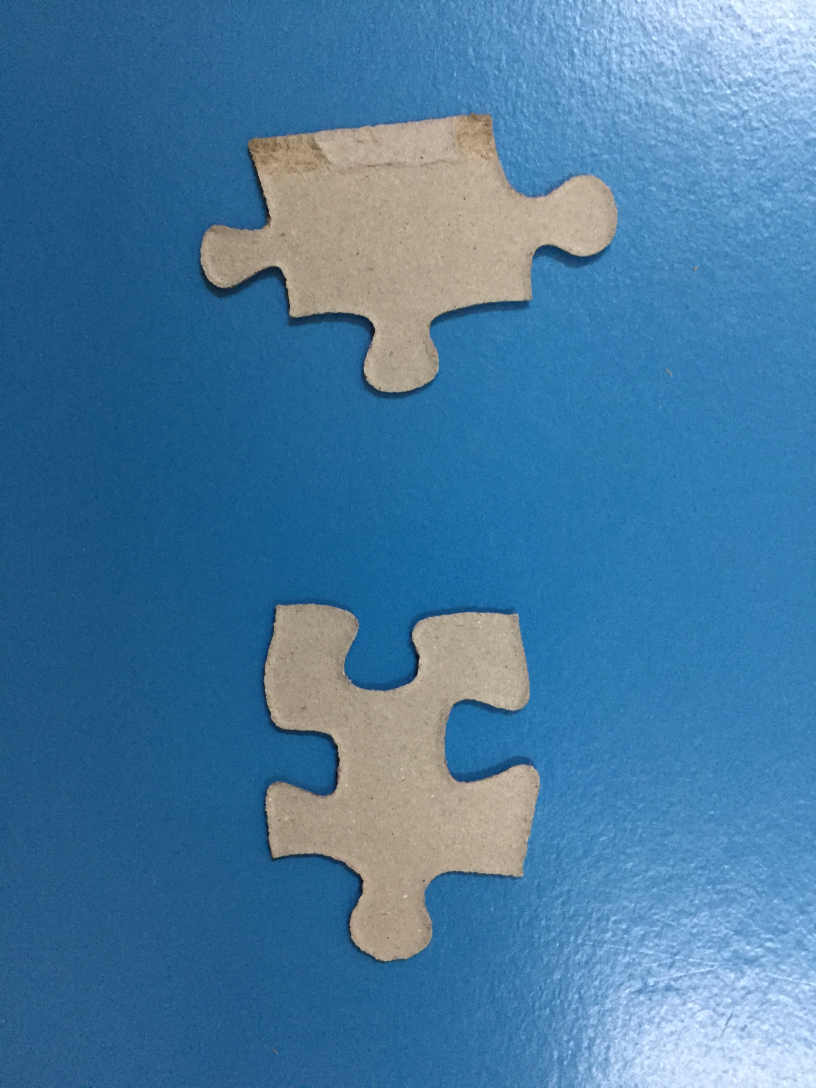
#> input picture pics/IMG-3865.JPG, 2448 x 3264 px (shown at 1/3 size)
$ python puzzle_solver.py   (Python 2 division)
#> lines starting #> are read from the running program, lines starting #| are printed output that depends on the picture; after the words box and inside, x2 and y2 are one past the last pixel; in counts of white or black regions, pixels touching at a corner belong together
# import the necessary packages
import imutils
import cv2
import numpy as np
from math import atan2

# load the image, convert it to grayscale, and blur it slightly
image = cv2.imread("pics/IMG-3865.JPG")
#> image is the input picture: shape (3264, 2448, 3); mean B, G, R 160.2, 121.6, 70.8
image = imutils.resize(image, width=500)
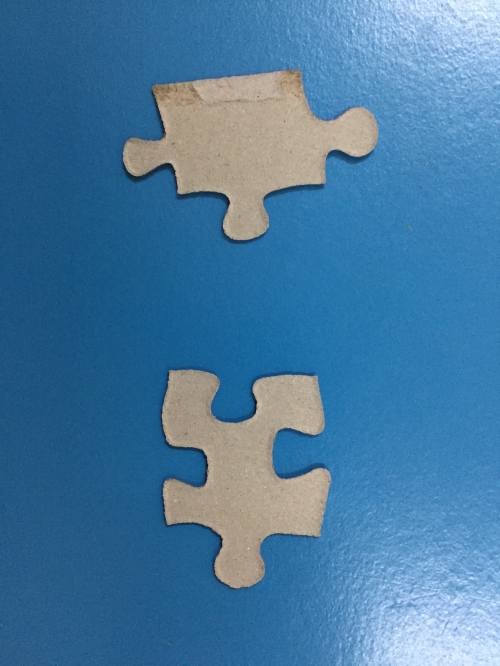
#> image: shape (666, 500, 3); mean B, G, R 160.2, 121.6, 70.8
# ratio = image.shape[0] / float(resized.shape[0])
gray = cv2.cvtColor(image, cv2.COLOR_BGR2GRAY)
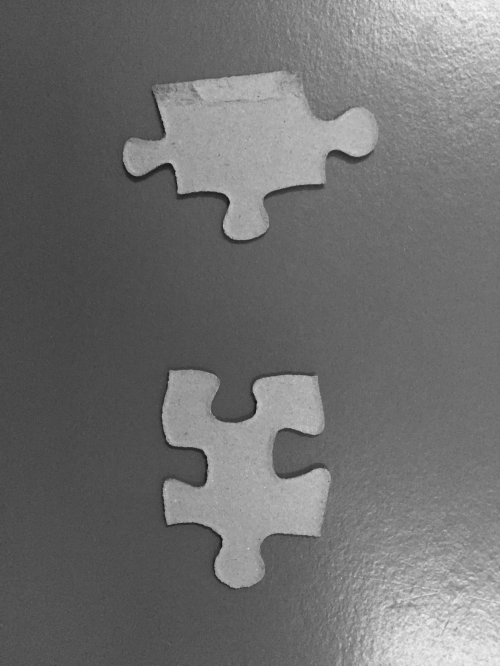
#> gray: shape (666, 500); min 15, max 248, mean 110.8
gray = cv2.GaussianBlur(gray, (7, 9), 0)
# cv2.imshow("gray", gray)
# threshold the image, then perform a series of erosions +
# dilations to remove any small regions of noise
thresh = cv2.Canny(gray, 15, 200)
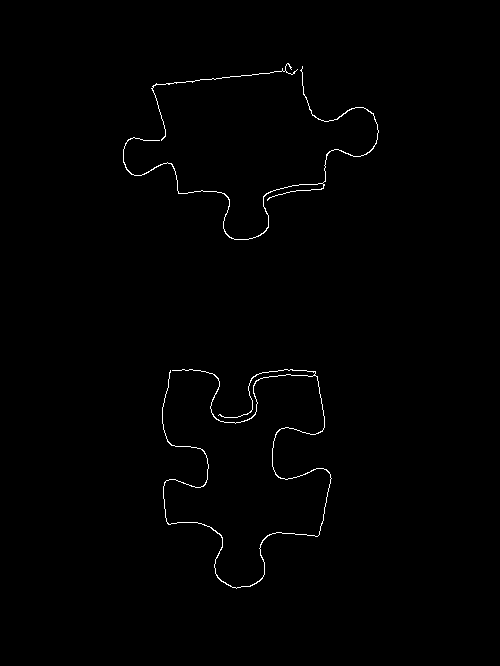
#> thresh: shape (666, 500); 0.65% white in thin lines or dots, all inside (x1, y1, x2, y2) = (123, 63, 379, 589)
# thresh = imutils.auto_canny(gray)
# thresh = cv2.threshold(gray, 100, 255, cv2.THRESH_BINARY)[1]
# thresh = cv2.erode(thresh, None, iterations=2)
thresh = cv2.dilate(thresh, None, iterations=2)
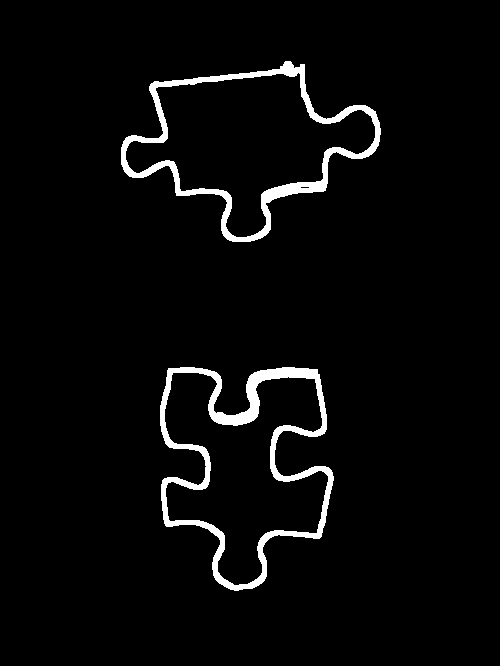
#> thresh: shape (666, 500); 3.5% white; 2 white regions
# cv2.imshow("processed", thresh)
# find contours in thresholded image, then grab the largest
# one
cnts = cv2.findContours(thresh.copy(), cv2.RETR_EXTERNAL,
    cv2.CHAIN_APPROX_SIMPLE)
#> cnts = 2 contours; box (x1, y1, x2, y2) and area: (121, 61, 381, 242) 24911, (160, 367, 334, 591) 24640
cnts = imutils.grab_contours(cnts)
# c = max(cnts, key=cv2.contourArea)

# loop over the contours
for c in cnts:
    # compute the center of the contour, then detect the name of the
    # shape using only the contour
    M = cv2.moments(c)
    cX = int((M["m10"] / M["m00"]))
    cY = int((M["m01"] / M["m00"]))
    print cX, cY

    cv2.drawContours(image, [c], -1, (0, 255, 0), 2)
    # cv2.putText(image, shape, (cX, cY), cv2.FONT_HERSHEY_SIMPLEX,
    #   0.5, (255, 255, 255), 2)
    # # determine the most extreme points along the contour
    # extLeft = tuple(c[c[:, :, 0].argmin()][0])
    # extRight = tuple(c[c[:, :, 0].argmax()][0])
    # extTop = tuple(c[c[:, :, 1].argmin()][0])
    # extBot = tuple(c[c[:, :, 1].argmax()][0])

    # # draw the outline of the object, then draw each of the
    # # extreme points, where the left-most is red, right-most
    # # is green, top-most is blue, and bottom-most is teal
    # cv2.drawContours(image, [c], -1, (0, 255, 255), 2)
    # cv2.circle(image, extLeft, 8, (0, 0, 255), -1)
    # cv2.circle(image, extRight, 8, (0, 255, 0), -1)
    # cv2.circle(image, extTop, 8, (255, 0, 0), -1)
    # cv2.circle(image, extBot, 8, (255, 255, 0), -1)

    # # Bounding Rectangle
    # x,y,w,h = cv2.boundingRect(c)
    # cv2.rectangle(image,(x,y),(x+w,y+h),(0,255,0),2)
    # # Rotated rect
    # rect = cv2.minAreaRect(c)
    # box = cv2.boxPoints(rect)
    # box = np.int0(box)
    # cv2.drawContours(image,[box],0,(0,0,255),2)

    # # Corner detector
    # dst = cv2.cornerHarris(thresh,2,3,0.04)
    # #result is dilated for marking the corners, not important
    # dst = cv2.dilate(dst,None)
    # # Threshold for an optimal value, it may vary depending on the image.
    # image[dst>0.01*dst.max()]=[0,0,255]

    # Approc PoliDP
    peri = cv2.arcLength(c, True)
    approx = cv2.approxPolyDP(c, 0.02 * peri, True) #0.005
    cv2.drawContours(image, [approx], -1, (0, 255, 0), 3)
    print "Approx:"
    print approx
    for pt in approx:
        for p in pt:
            # print p
            cv2.circle(image, (p[0],p[1]), 8, (255, 255, 255), 1)

    print len(approx)
    angle = [0.0]*len(approx)
    for i in range(len(approx)):
        # print i

        if i == len(approx)-1:
            pt1 = (approx[i][0])
            pt2 = (approx[0][0])
            # print pt1, pt2
        else:
            pt1 = (approx[i][0])
            pt2 = (approx[i+1][0])
            # print pt1, pt2
        # angle = atan2(approx[i+1][1] - approx[i][1], approx[i+1][0] - approx[i][0]) * 180.0 / np.pi;
        angle[i] = atan2(pt2[1] - pt1[1], pt2[0] - pt1[0]) * 180.0 / np.pi
        print i, pt1, pt2, angle[i]
        # cv2.putText(image, str(i), (pt1[0],pt1[1]), cv2.FONT_HERSHEY_SIMPLEX, 0.5, (255, 255, 255), 2)
    print "len angle:"
    print len(angle)
    for i in range(len(angle)):
        if i == 0:#len(angle)-1:
            angle_diff = abs(angle[i] - angle[-1])
            pt1 = (approx[i][0])

        else:
            angle_diff = abs(angle[i] - angle[i-1])
            pt1 = (approx[i][0])
            # pt2 = (approx[i+1][0])
        print i, angle_diff
        if angle_diff > 180:
            angle_diff = 360 - angle_diff
        if angle_diff > 75.0 :
            cv2.circle(image, (pt1[0],pt1[1]), 8, (255, 255, 255), -1)
        # cv2.putText(image, str(angle_diff), (pt1[0],pt1[1]), cv2.FONT_HERSHEY_SIMPLEX, 0.5, (255, 255, 255), 2)
    # show the output image
    cv2.imshow("Image", image)
    cv2.imshow("Images", np.hstack([gray, thresh]))
    cv2.waitKey(0)
#> this loop made 2 passes
#> (cX, cY, peri) on passes 1 to 2: (244, 465, 1051.4), (247, 141, 891)
#> (printed output is left out)
#> pass 1, `cv2.imshow("Image", image)`:
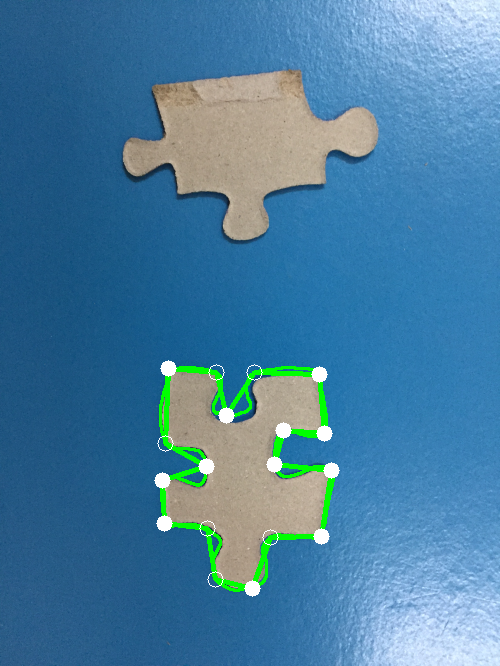
#> window 'Image': shape (666, 500, 3); mean B, G, R 159, 125, 71.4
#> pass 1, `cv2.imshow("Images", np.hstack([gray, thresh]))`:
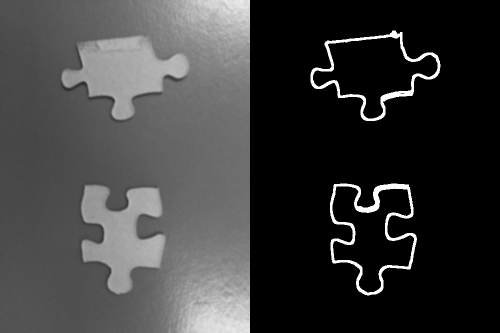
#> window 'Images': shape (666, 1000) (shown at 1/2 size); min 0, max 255, mean 59.9
#> pass 2, `cv2.imshow("Image", image)`:
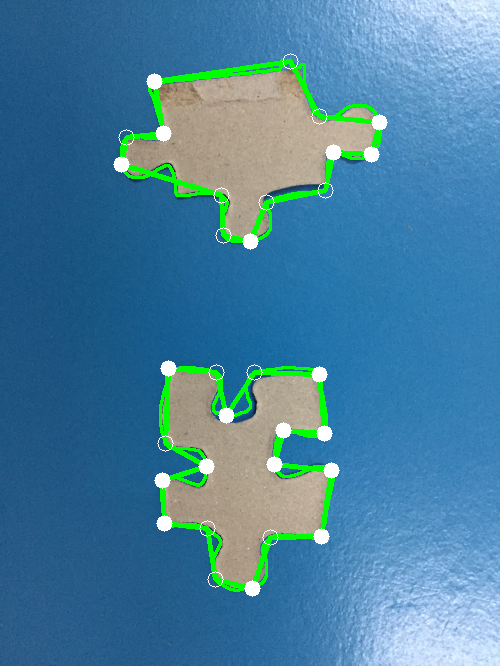
#> window 'Image': shape (666, 500, 3); mean B, G, R 157.6, 127.7, 71.2
